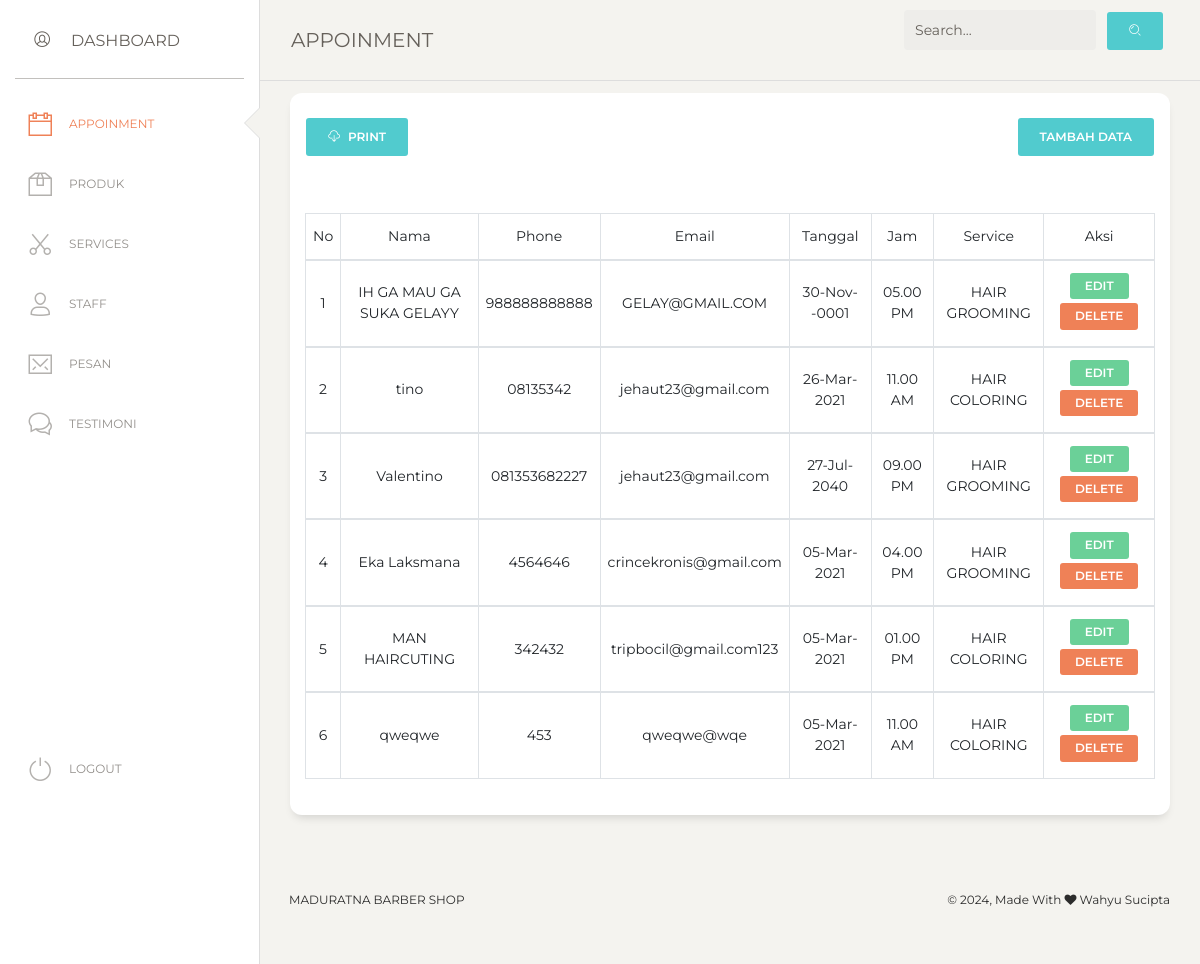
Page /admin/app/view.php (signed in) on the earlier database version.
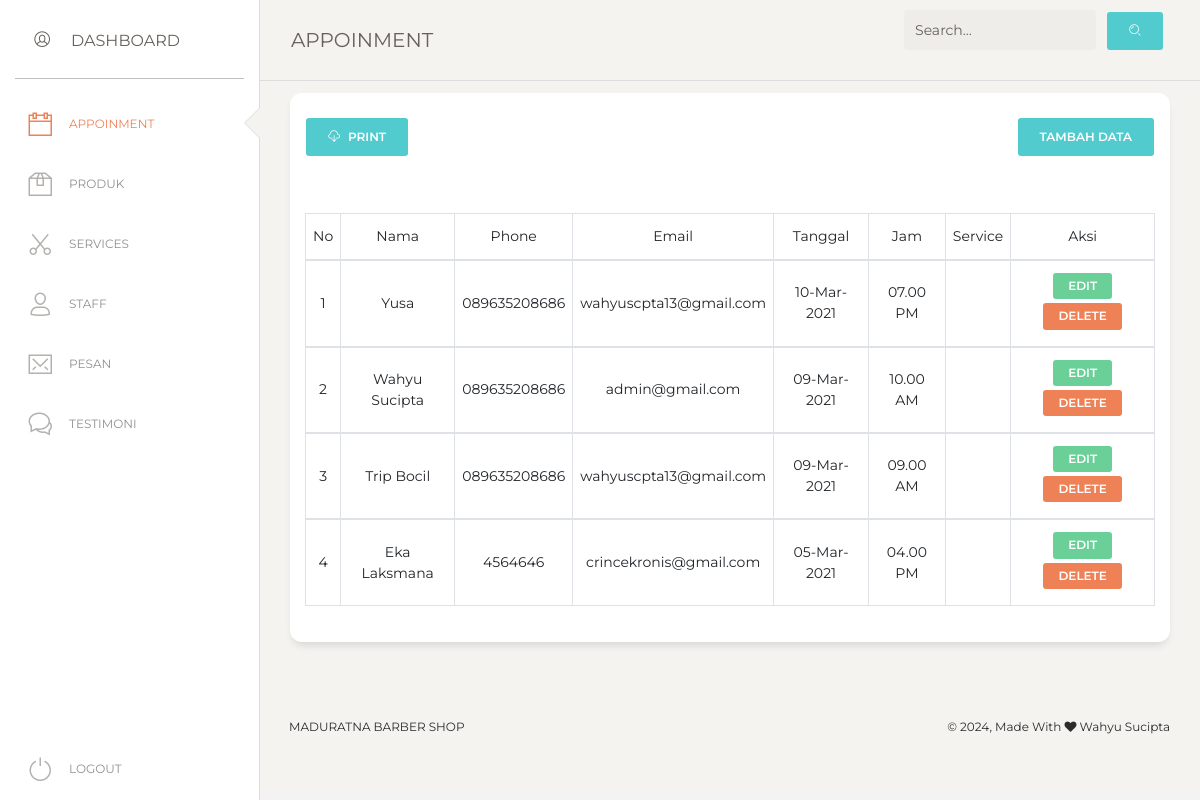
Same page on the later database version.
### tables this page shows
CREATE TABLE `tb_appoinment` (
  `id_appoinment` varchar(11) NOT NULL,
  `nama` varchar(50) NOT NULL,
  `notelp` varchar(12) NOT NULL,
  `email` varchar(50) NOT NULL,
  `tanggal` date NOT NULL,
  `id_jam` int(11) NOT NULL,
  `id_service` int(11) NOT NULL
);

CREATE TABLE `tb_jam` (
  `id_jam` int(11) NOT NULL,
  `jam` varchar(11) NOT NULL,
  `kategori` varchar(10) NOT NULL
);

CREATE TABLE `tb_service` (
  `id_service` int(11) NOT NULL,
  `nama` varchar(100) NOT NULL,
  `harga` varchar(250) NOT NULL,
  `desc_service` text NOT NULL
);

### admin/app/view.php (the view, shortened to what the changed rows need)
<?php
    require_once "../../config/conn.php";
    if(isset($_POST['search'])){
        $e = $_POST['keyword'];
        $query = mysqli_query($conn, "SELECT * FROM tb_appoinment WHERE nama LIKE '%$e%' OR tanggal LIKE '%$e%'");
    }
    else{
        $query = mysqli_query($conn, "SELECT * FROM tb_appoinment ORDER BY id_appoinment DESC");
    }
    $total = mysqli_num_rows($query);
?>
<!DOCTYPE html>
<html lang="en">
<head>
  <link href="https://maxcdn.bootstrapcdn.com/font-awesome/latest/css/font-awesome.min.css" rel="stylesheet">
  <link href="../assets/css/bootstrap.min.css" rel="stylesheet" />
  <link href="../assets/css/paper-dashboard.css?v=2.0.1" rel="stylesheet" />
  <link href="../assets/demo/demo.css" rel="stylesheet" />
  <link href='https://cdn.jsdelivr.net/npm/boxicons@2.0.5/css/boxicons.min.css' rel='stylesheet'>
  <link rel="stylesheet" href="../css/nav.css">
</head>
<body class="">
  <div class="wrapper ">
    <div class="main-panel">
      <div class="content">
        <div class="row">
          <div class="col-md-12">
            <div class="card">
              <div class="card-body">
                <div class="table-responsive">
                  <table class="table">
                  <?php if($total <= 0){ ?>
                    <?php } else {?>
                    <table class="table table-hover table-bordered">
                        <thead align="center">
                            <td>No</td>
                            <td>Nama</td>
                            <td>Phone</td>
                            <td>Email</td>
                            <td>Tanggal</td>
                            <td>Jam</td>
                            <td>Service</td>
                            <td>Aksi</td>
                        <?php
                            $i = 1;
                            foreach ($query as $sql) :
                            $id_service = $sql['id_service'];
                            $sql_3 = mysqli_query($conn, "SELECT * FROM tb_service WHERE id_service = '$id_service' ");
                            $query_3 = mysqli_fetch_assoc($sql_3);
                        ?>
                        <tbody align="center">
                            <td><?= $i++; ?></td>
                            <td><?= $sql['nama'] ?></td>
                            <td><?= $sql['notelp'] ?></td>
                            <td><?= $sql['email'] ?></td>
                            <td><?= date('d-M-Y', strtotime($sql['tanggal'])) ?></td>
                            <?php
                              $id_jam = $sql['id_jam'];
                              $take_jam = mysqli_query($conn, "SELECT * FROM tb_jam WHERE id_jam='$id_jam' ");
                              $result = mysqli_fetch_assoc($take_jam);
                            ?>
                            <td><?= $result['jam']  ?> <?= $result['kategori']  ?></td>
                            <td><?= $query_3['nama']  ?></td>
                            <td><a href="edit.php?id=<?=$sql['id_appoinment']?>" class="btn btn-success btn-sm mb-1">EDIT</a>
                                <a onclick="return confirm('Yakin Ingin Menghapus Data Ini ?')" href="process/delete.php?id=<?=$sql['id_appoinment']?>" class="btn btn-danger btn-sm mb-1">DELETE</a>
                            </td>
                        </tbody>
                        <?php endforeach; ?>
                        <?php }?>
                  </table>
                </div>
              </div>
            </div>
          </div>
        </div>
      </div>
    </div>
  </div>
</body>
</html>

Differences in the rows shown:
removed tb_appoinment: nama "MAN HAIRCUTING", notelp "342432", email "tripbocil@gmail.com123", tanggal "05-Mar-2021", id_jam.jam "01.00", id_jam.kategori "PM", id_service.nama "HAIR COLORING"
removed tb_appoinment: nama "qweqwe", notelp "453", email "qweqwe@wqe", tanggal "05-Mar-2021", id_jam.jam "11.00", id_jam.kategori "AM", id_service.nama "HAIR COLORING"
changed tb_appoinment: nama "IH GA MAU GA SUKA GELAYY" → "Yusa"; notelp "988888888888" → "089635208686"; email "GELAY@GMAIL.COM" → "wahyuscpta13@gmail.com"; tanggal "30-Nov--0001" → "10-Mar-2021"; id_jam.jam "05.00" → "07.00"; id_service.nama "HAIR GROOMING" → (not shown)
changed tb_appoinment: nama "tino" → "Wahyu Sucipta"; notelp "08135342" → "089635208686"; email "jehaut23@gmail.com" → "admin@gmail.com"; tanggal "26-Mar-2021" → "09-Mar-2021"; id_jam.jam "11.00" → "10.00"; id_service.nama "HAIR COLORING" → (not shown)
changed tb_appoinment: nama "Valentino" → "Trip Bocil"; notelp "081353682227" → "089635208686"; email "jehaut23@gmail.com" → "wahyuscpta13@gmail.com"; tanggal "27-Jul-2040" → "09-Mar-2021"; id_jam.kategori "PM" → "AM"; id_service.nama "HAIR GROOMING" → (not shown)
changed tb_appoinment "Eka Laksmana": id_service.nama "HAIR GROOMING" → (not shown)
